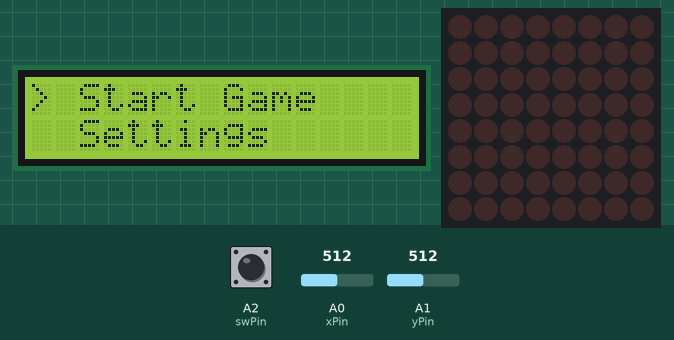
Bench run of a sketch on a simulated Arduino Uno, built with avr-gcc and run on an emulated ATmega328P. Shown: 16×2 character LCD, 8×8 LED matrix. Inputs (shaded band) come from the test bench; at power-on: A0 (xPin) = 512, A2 (swPin) HIGH, A1 (yPin) = 512.

Above: at 3.2 s.
3.3 s: A0 (xPin) set to 810
At 5.7 s:
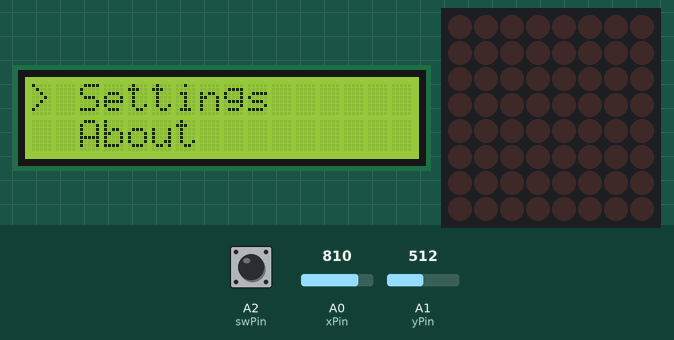
5.8 s: A0 (xPin) set to 790
7.3 s: A0 (xPin) set to 900
At 7.43 s:
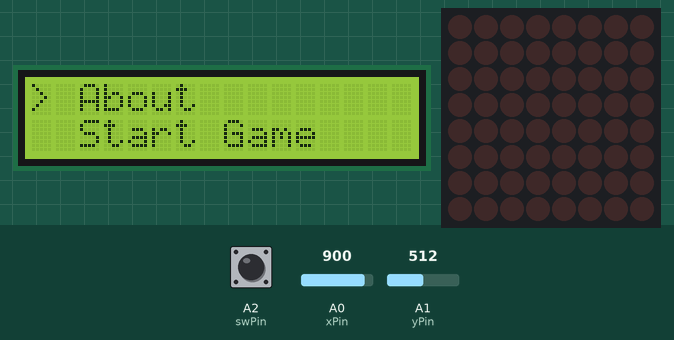
10.0 s: A2 (swPin) pulled LOW for 0.15 s
At 10.16 s:
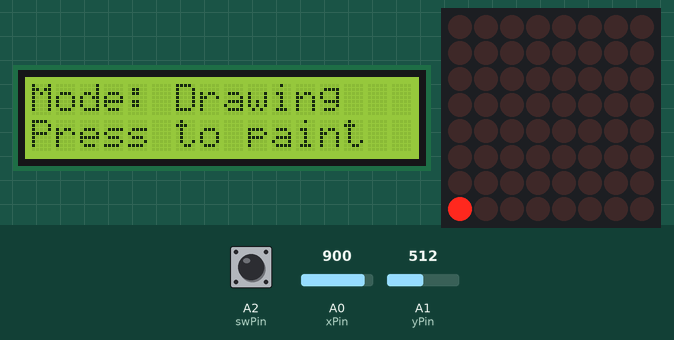
10.7 s: A2 (swPin) pulled LOW for 1 s
At 11.1 s:
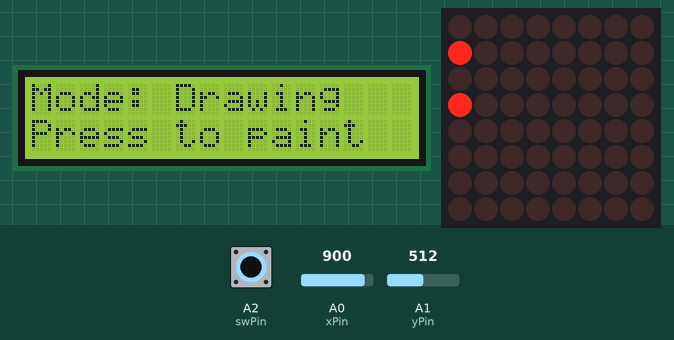
12.3 s: A2 (swPin) pulled LOW for 0.15 s
At 12.7 s:
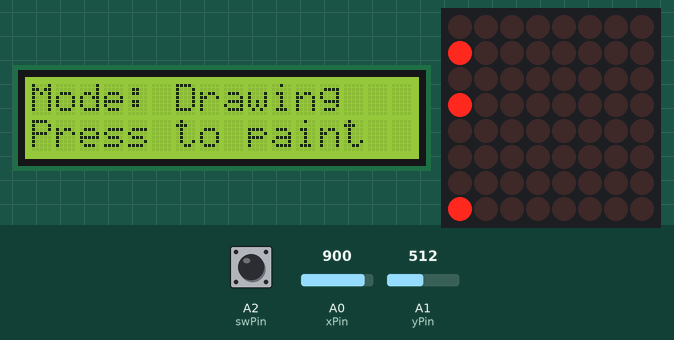
Timing chart, 0 to 14.0 s (numbered marks = the images above; inputs shaded):
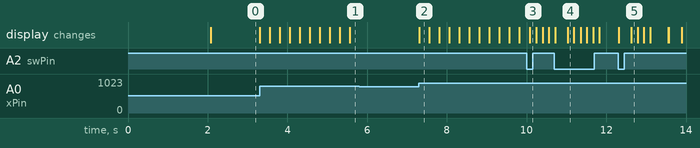

Measured:
- after the input at 3.3 s, the display: changes at once (image 1)
- after the input at 5.8 s, every drawn part: stays the same
- after the input at 7.3 s, the display: changes at once (image 2)
- after the input at 10.0 s, the display: changes after 0.09 s (image 3)

The sketch:

matrix_milestone1.ino
```cpp
#include <LiquidCrystal.h>
#include "LedControl.h"

// lcd pin config
const byte rs = 9;
const byte en = 8;
const byte d4 = 7;
const byte d5 = 6;
const byte d6 = 5;
const byte d7 = 4;
LiquidCrystal lcd(rs, en, d4, d5, d6, d7);

// matrix pin config
const int dinPin = 12;
const int clockPin = 11;
const int loadPin = 10;
LedControl lc = LedControl(dinPin, clockPin, loadPin, 1);

// joystick pin config
const int xPin = A0;
const int yPin = A1;
const int swPin = A2;

// system variables
enum State {
  INTRO,
  MENU,
  GAME
};
State currentState = INTRO;

// menu variables
String menuItems[] = {"Start Game", "Settings", "About"};
int menuLength = 3;
int currentSelection = 0;
bool menuChanged = true;
unsigned long lastMenuMove = 0;
const int menuMoveInterval = 250;

// matrix variables
byte xPos = 0;
byte yPos = 0;
unsigned long lastGameMove = 0;
const int gameMoveInterval = 150;
// logic: 0=off, 1=on, 2=slow link, 3=fast blink
byte gridState[8][8];

// timers
unsigned long lastBlinkSlow = 0;
unsigned long lastBlinkFast = 0;
bool blinkStateSlow = false;
bool blinkStateFast = false;
bool cursorVisible = true;
unsigned long lastCursorBlink = 0;

// debounce
bool buttonState = HIGH;
bool lastButtonState = HIGH;
unsigned long lastDebounceTime = 0;
const unsigned long debounceDelay = 50;

void setup() {
  Serial.begin(9600);

  // setup joystick buton
  pinMode(swPin, INPUT_PULLUP);

  // Setup lcd
  lcd.begin(16, 2);

  // setup matrix
  lc.shutdown(0, false);
  lc.setIntensity(0, 4);
  lc.clearDisplay(0);

  // matrix initialise
  for(int i=0; i<8; i++) for(int j=0; j<8; j++) gridState[i][j] = 0;

  // intro msg
  showIntro();
}

void loop() {
  // global blinking timers
  updateBlinkTimers();

  switch (currentState) {
    case MENU:
      handleMenu();
      break;
    case GAME:
      handleGame();
      break;
  }
}

// logic

void showIntro() {
  lcd.clear();
  lcd.setCursor(0, 0);
  lcd.print("Welcome to");
  lcd.setCursor(0, 1);
  lcd.print("Matrix Project!");
  delay(2000);
  currentState = MENU;
  lcd.clear();
}

void handleMenu() {
  int xValue = analogRead(xPin);

  // menu nav
  if (millis() - lastMenuMove > menuMoveInterval) {
    if (xValue < 200) {
      currentSelection--;
      if (currentSelection < 0) currentSelection = menuLength - 1;
      menuChanged = true;
      lastMenuMove = millis();
    }
    if (xValue > 800) {
      currentSelection++;
      if (currentSelection >= menuLength) currentSelection = 0;
      menuChanged = true;
      lastMenuMove = millis();
    }
  }

  if (menuChanged) {
    lcd.clear();
    lcd.setCursor(0, 0);
    lcd.print("> " + menuItems[currentSelection]);
    lcd.setCursor(0, 1);
    int nextItem = (currentSelection + 1) % menuLength;
    lcd.print("  " + menuItems[nextItem]);
    menuChanged = false;
  }

  // button select
  if (readButton()) {
    if (currentSelection == 0) { // start game selected
      currentState = GAME;
      lcd.clear();
      lcd.setCursor(0, 0);
      lcd.print("Mode: Drawing");
      lcd.setCursor(0, 1);
      lcd.print("Press to paint");
      lc.clearDisplay(0);
    }
    // settings will be implemented here
  }
}

void handleGame() {
  if (millis() - lastGameMove > gameMoveInterval) {
    int xValue = analogRead(xPin);
    int yValue = analogRead(yPin);

    // x axis logic
    if (xValue < 200) {
      if (xPos < 7) xPos++; else xPos = 0;
    }
    if (xValue > 800) {
      if (xPos > 0) xPos--; else xPos = 7;
    }

    // y axis logic
    if (yValue > 800) {
      if (yPos < 7) yPos++; else yPos = 0;
    }
    if (yValue < 200) {
      if (yPos > 0) yPos--; else yPos = 7;
    }

    lastGameMove = millis();
  }

  if (readButton()) {
    // state cycle: 0 -> 1 -> 2 -> 3 -> 0
    gridState[xPos][yPos]++;
    if (gridState[xPos][yPos] > 3) gridState[xPos][yPos] = 0;
  }

  renderMatrix();
}

bool readButton() {
  int reading = digitalRead(swPin);
  if (reading != lastButtonState) {
    lastDebounceTime = millis();
  }

  bool pressed = false;
  if ((millis() - lastDebounceTime) > debounceDelay) {
    if (reading != buttonState) {
      buttonState = reading;
      if (buttonState == LOW) {
        pressed = true;
      }
    }
  }
  lastButtonState = reading;
  return pressed;
}

void updateBlinkTimers() {
  if (millis() - lastBlinkSlow > 500) { // slow blink - 500ms
    lastBlinkSlow = millis();
    blinkStateSlow = !blinkStateSlow;
  }
  if (millis() - lastBlinkFast > 100) { // fast blink - 100ms
    lastBlinkFast = millis();
    blinkStateFast = !blinkStateFast;
  }
  if (millis() - lastCursorBlink > 150) { // nav blink
    lastCursorBlink = millis();
    cursorVisible = !cursorVisible;
  }
}

void renderMatrix() {
  for (int row = 0; row < 8; row++) {
    for (int col = 0; col < 8; col++) {
      bool ledOn = false;

      switch (gridState[row][col]) {
        case 0: ledOn = false; break;            // off
        case 1: ledOn = true; break;             // on
        case 2: ledOn = blinkStateSlow; break;   // slow blink
        case 3: ledOn = blinkStateFast; break;   // fast blink
      }

      if (row == xPos && col == yPos) {
        ledOn = cursorVisible;
      }

      lc.setLed(0, row, col, ledOn);
    }
  }
}
```
